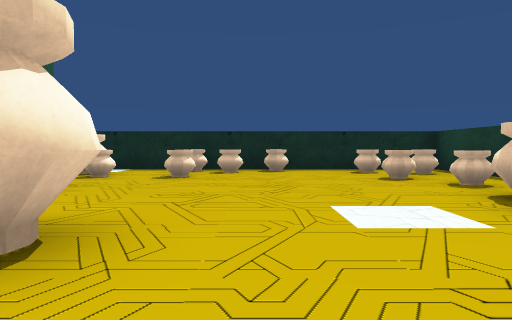
[1] (above)

12 first-person views from a walk through a 3-D level made in the Unity game engine. The camera is 0.58 m above the floor, tilts 2° down and sees 70° across. The floor is counted in squares, 1 m on a side. Each view is taken from the middle of a square. On the plan, view 1 faces up. The plan holds only what a view shows up to about 10 squares ahead; the rest is blank.

[2]
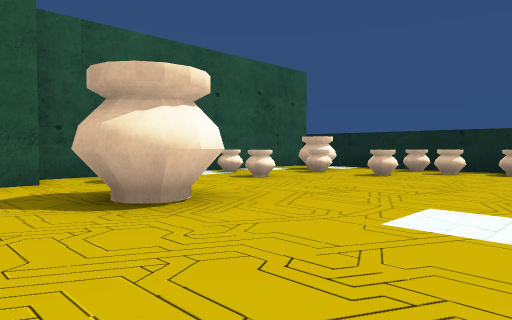

[3]
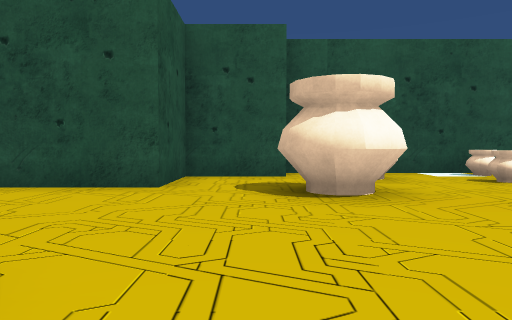

[4]
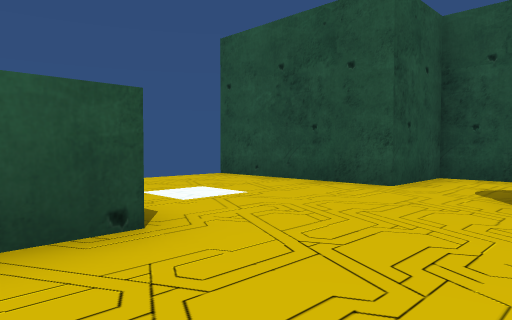

[5]
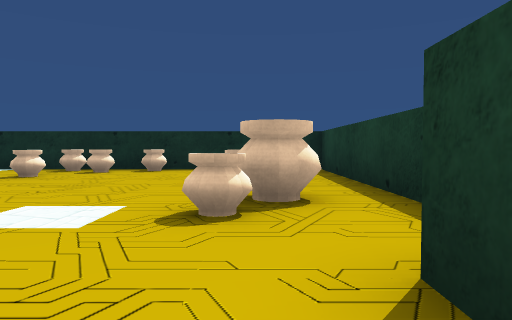

[6]
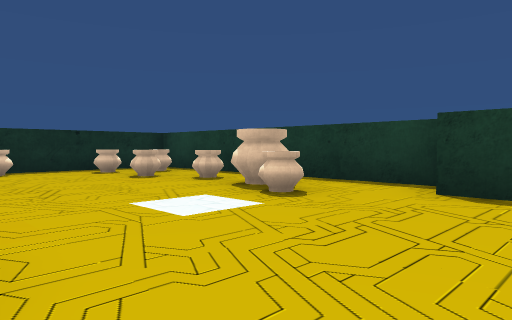

[7]
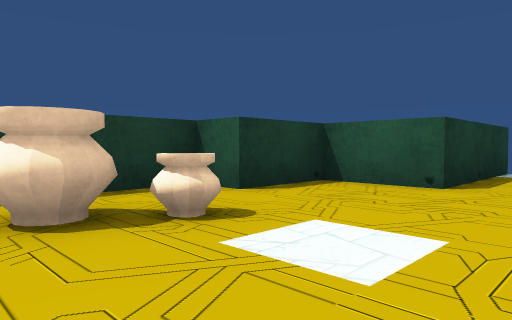

[8]
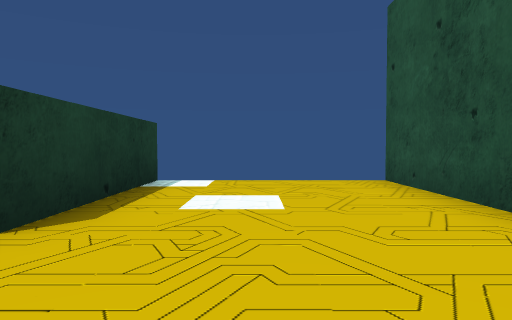

[9]
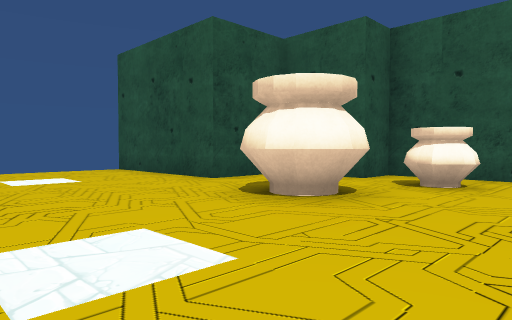

[10]
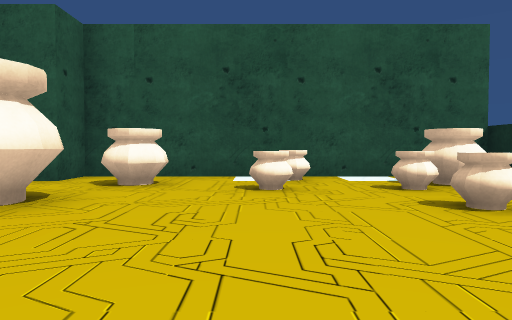

[11]
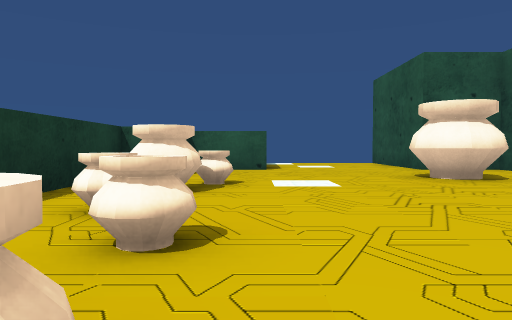

[12]
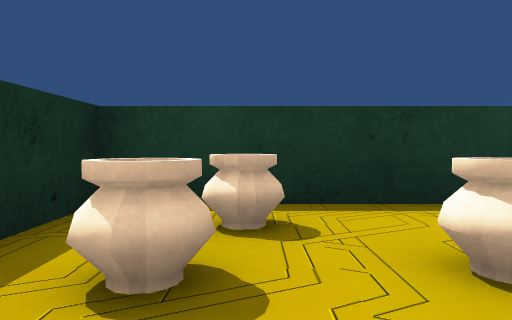

### Floor plan
Key: @ floor where view 1 was taken; # wall or solid block; . floor; = window, fence, low wall or low ledge.
Columns run from 6 left of view 1 to 5 right of it. Each row starts with its distance up from view 1.
 10      #####
  9      ##=.#
  8      #...###
  7  #####...#.#
  6  ##........#
  5 ##.#.......#
  4 #........#.#
  3 #.#......#.#
  2 #...#......#
  1 ##........##
  0  #....@...#
 -1  ###....###
 -2    #....#
 -3    #....#
 -4    #....#
 -5         #

Where each view was taken, in squares from view 1:
view 1: 0 up, 0 right, facing up
view 2: 0 up, 2 right, facing up-left
view 3: 1 up, 3 right, facing left
view 4: 2 up, 3 right, facing down-left
view 5: 0 up, 3 right, facing up
view 6: 0 up, 1 left, facing up-right
view 7: 5 up, 0 right, facing down-right
view 8: 2 up, 0 right, facing down
view 9: 5 up, 2 right, facing down-left
view 10: 5 up, 2 right, facing left
view 11: 9 up, 2 right, facing down
view 12: 8 up, 1 right, facing right
